Frame 1 (no input): blank canvas, image omitted
Frame 60 (the mouse pressed at the canvas centre just before this capture): blank canvas, image omitted
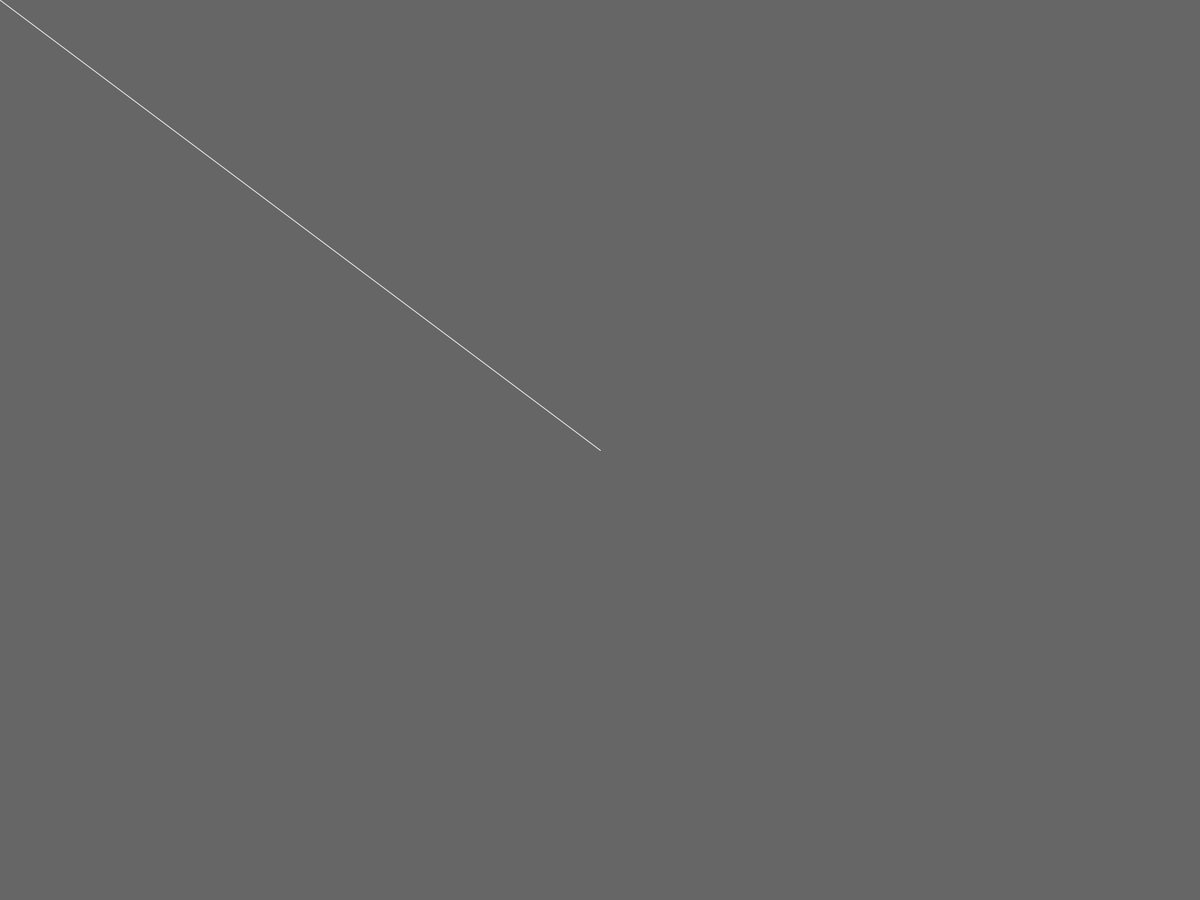
Frame 120 (the mouse held since frame 60 and released just before this capture)

The Processing sketch whose frames 1 and 60 were blank and that drew this single picture after the mouse press (run headless with seeded random() and noise(); from frame 60 on, the mouse is pressed at the canvas centre):

// Processing sketch: drawing
// ── drawing.pde

void setup() {
  fullScreen();
  background(102);
}

void draw() {
  stroke(255);
  if (mousePressed == true) {
    line(mouseX, mouseY, pmouseX, pmouseY);
  }
}
void mousePressed() {
}//End mousePressed()

void keyPressed() {
}//End keyPressed()

// ── Population.pde
void population() {
}//End Population()

// ── Text.pde
//Global variable

void textQuitButton() {}//EndTextQuitButton

void text() {}//End Text()
